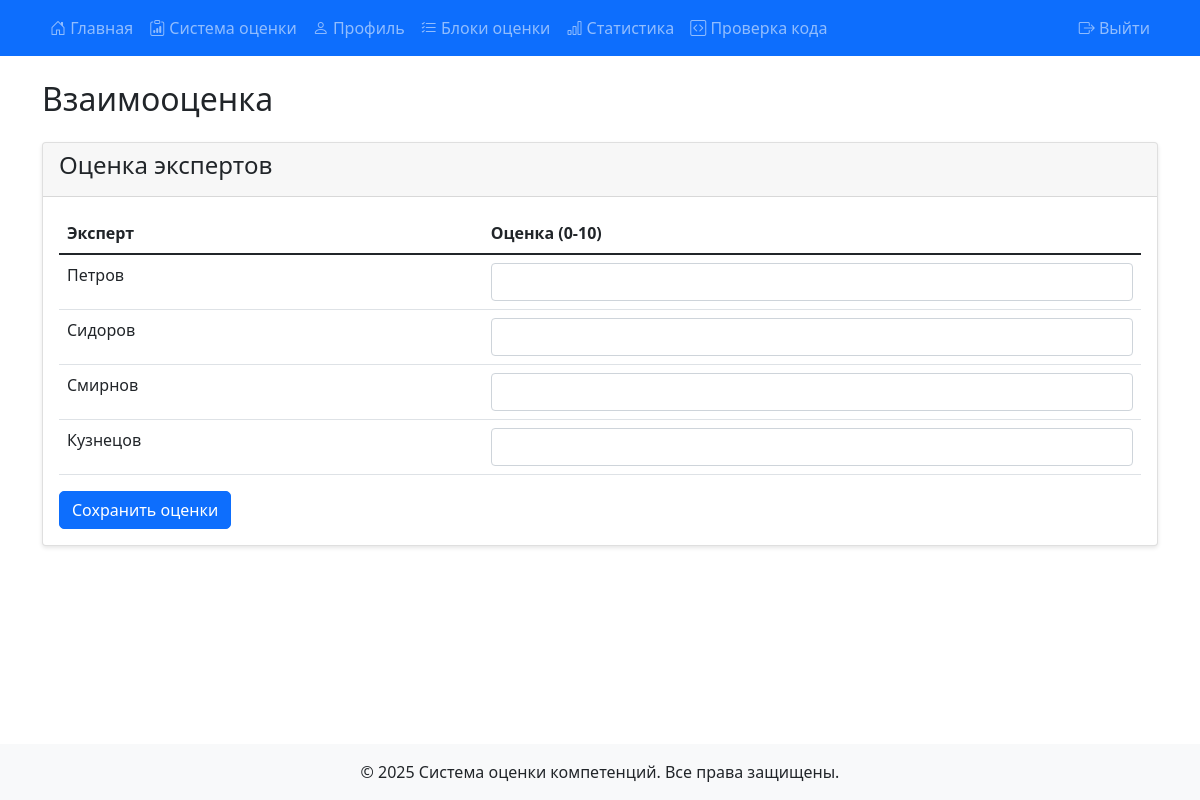
The app's page /peer_evaluation (signed in) with its own data.
### models.py (models this page shows, shortened)
class User(UserMixin, db.Model):
    id = db.Column(db.Integer, primary_key=True)
    username = db.Column(db.String(80), unique=True, nullable=False)
    password = db.Column(db.String(120), nullable=False)
    role = db.Column(db.String(20), default='user')

### 1.py (the view)
@app.route('/peer_evaluation')
@login_required
def peer_evaluation():
    try:
        experts = User.query.filter(
            User.role == 'expert',
            User.id != current_user.id,
            User.username != 'admin'
        ).all()
        users_all = User.query.all()
        previous_evaluations = {}
        for eval in PeerEvaluation.query.filter_by(evaluator_id=current_user.id).all():
            previous_evaluations[eval.evaluated_id] = {'score': eval.score}
        return render_template('peer_evaluation.html',
                             experts=experts,
                             previous_evaluations=previous_evaluations,
                             users_all=users_all)
    except Exception as e:
        flash('Произошла ошибка при загрузке страницы взаимооценки', 'error')
        return redirect(url_for('index'))

### 1.py (called while the page is built)
@login_manager.user_loader
def load_user(user_id):
    return db.session.get(User, int(user_id))

def login_required(f):
    @wraps(f)
    def decorated_function(*args, **kwargs):
        if 'user_id' not in session:
            flash('Пожалуйста, войдите в систему', 'error')
            return redirect(url_for('login'))
        return f(*args, **kwargs)
    return decorated_function

@app.before_request
def before_request():
    try:
        if current_user.is_authenticated and ('user_id' not in session or session.get('user_id') != current_user.id):
            session['user_id'] = current_user.id
            session['role'] = current_user.role
            session['username'] = current_user.username
            debug_print(f"Синхронизирована сессия с Flask-Login: user_id={current_user.id}")
        elif 'user_id' in session and not current_user.is_authenticated:
            user = db.session.get(User, session['user_id'])
            if user:
                login_user(user)
                debug_print(f"Восстановлена аутентификация из сессии: user_id={user.id}")
    except Exception as e:
        debug_print(f"Ошибка синхронизации аутентификации: {str(e)}")

### templates/peer_evaluation.html (shortened to what this page needs)
{% extends "base.html" %}
{% block content %}
<div class="container mt-4">
    <h2 class="mb-4">Взаимооценка</h2>
    <div class="card">
        <div class="card-header">
            <h4>Оценка экспертов</h4>
        </div>
        <div class="card-body">
            <form method="POST" action="{{ url_for('submit_peer_evaluation') }}">
                <div class="table-responsive">
                    <table class="table">
                        <thead>
                            <tr>
                                <th>Эксперт</th>
                                <th>Оценка (0-10)</th>
                            </tr>
                        </thead>
                        <tbody>
                            {% for expert in experts %}
                            <tr>
                                <td>{{ expert.username }}</td>
                                <td>
                                    <input type="number"
                                           class="form-control"
                                           name="score_{{ expert.id }}"
                                           min="0"
                                           max="10"
                                           step="0.1"
                                           value="{{ previous_evaluations[expert.id].score if expert.id in previous_evaluations else '' }}"
                                           required>
                                </td>
                            </tr>
                            {% endfor %}
                        </tbody>
                    </table>
                </div>
                <button type="submit" class="btn btn-primary">Сохранить оценки</button>
            </form>
        </div>
    </div>
</div>
{% endblock %}

### templates/base.html (style rules this page uses)
body { min-height: 100vh; display: flex; flex-direction: column; }
.card { box-shadow: 0 2px 4px rgba(0,0,0,0.1); }
.btn { border-radius: 5px; }

### records on screen
User: username "Петров"
User: username "Сидоров"
User: username "Смирнов"
User: username "Кузнецов"
